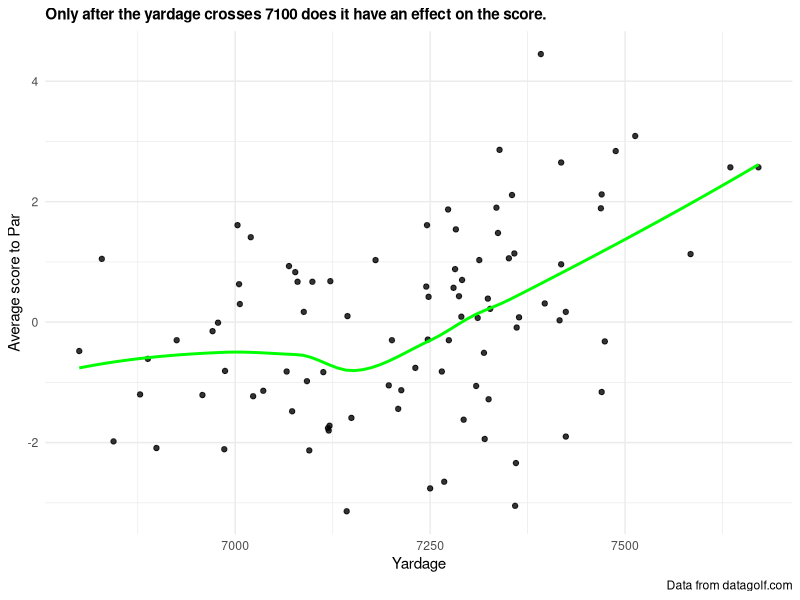

Here is the R script that generated this plot:
## ---- chunk 1
library(tidyverse)
#Reading the data
golf_data <- read_csv(file = "dg_new_course_table.csv")
## ---- chunk 2
#| fig.width: 8
#| fig.height: 5
#Plotting the data
golf_data |> ggplot(mapping = aes(x = yardage, y = adj_score_to_par)) + geom_point(alpha = 0.8) + geom_smooth(method = "loess", se = FALSE, color = "green") + labs(subtitle = "Only after the yardage crosses 7100 does it have an effect on the score.", x = "Yardage", y = "Average score to Par", caption = "Data from datagolf.com") + theme_minimal() + theme(plot.subtitle = element_text(face = "bold")) 

